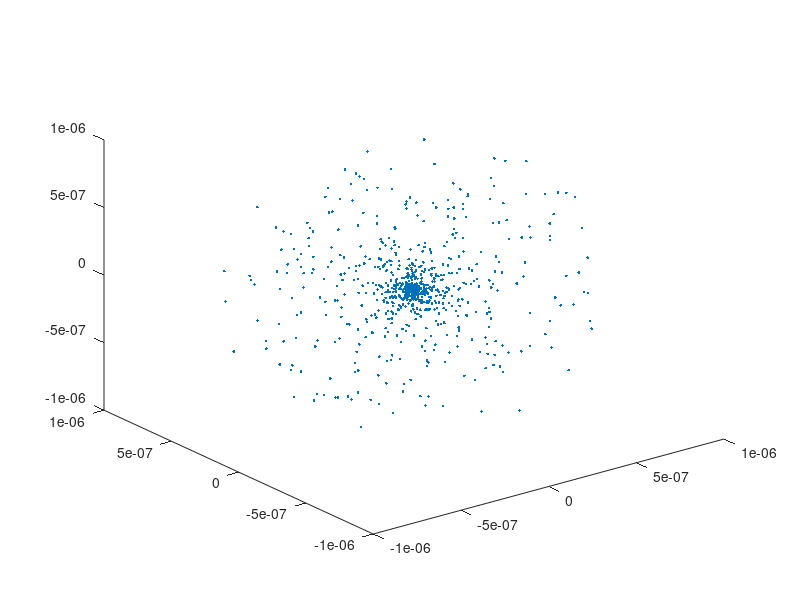

Source code (MATLAB):
n=1000
radius=1e-6;
r = (radius-1.0e-9) * (((rand(1,n))').^3);
% r = rand(n,1).^(1/3);
costheta = 2*rand(n,1)-1;
sintheta = sqrt(1-costheta.^2);
phi=rand(n,1)*(2*pi);
x=r.*sintheta.*cos(phi);
y=r.*sintheta.*sin(phi);
z=r.*costheta;
figure;
plot3(x,y,z,'.')